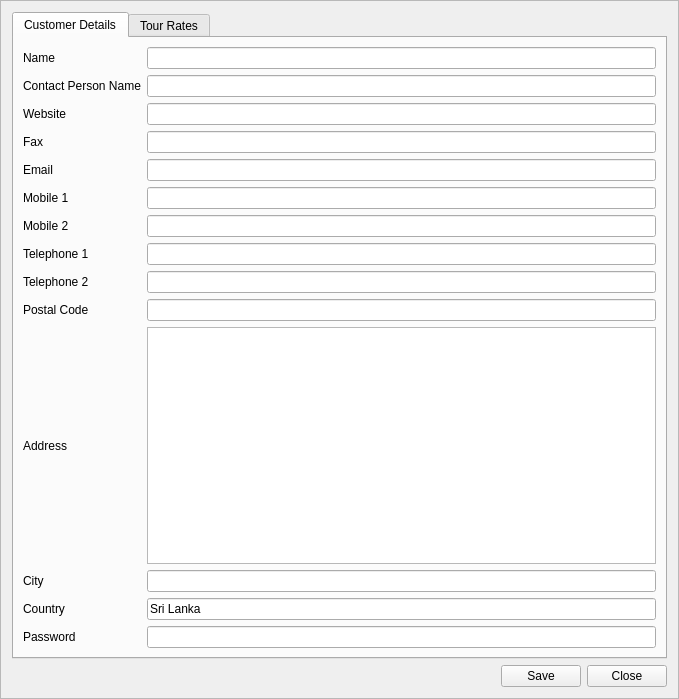
<?xml version="1.0" encoding="UTF-8"?>
<ui version="4.0">
 <class>SaveCustomerFrame</class>
 <widget class="QFrame" name="SaveCustomerFrame">
  <property name="geometry">
   <rect>
    <x>0</x>
    <y>0</y>
    <width>679</width>
    <height>699</height>
   </rect>
  </property>
  <property name="windowTitle">
   <string>Save Customer</string>
  </property>
  <property name="frameShape">
   <enum>QFrame::StyledPanel</enum>
  </property>
  <property name="frameShadow">
   <enum>QFrame::Raised</enum>
  </property>
  <layout class="QVBoxLayout" name="verticalLayout_2">
   <item>
    <widget class="QTabWidget" name="tabWidget">
     <property name="enabled">
      <bool>true</bool>
     </property>
     <property name="currentIndex">
      <number>0</number>
     </property>
     <widget class="QWidget" name="tab">
      <attribute name="title">
       <string>Customer Details</string>
      </attribute>
      <layout class="QVBoxLayout" name="verticalLayout">
       <item>
        <layout class="QGridLayout" name="gridLayout">
         <item row="7" column="0">
          <widget class="QLabel" name="label_8">
           <property name="text">
            <string>Telephone 1</string>
           </property>
          </widget>
         </item>
         <item row="2" column="0">
          <widget class="QLabel" name="label_3">
           <property name="text">
            <string>Website</string>
           </property>
          </widget>
         </item>
         <item row="1" column="0">
          <widget class="QLabel" name="label_2">
           <property name="text">
            <string>Contact Person Name</string>
           </property>
          </widget>
         </item>
         <item row="4" column="0">
          <widget class="QLabel" name="label_5">
           <property name="text">
            <string>Email</string>
           </property>
          </widget>
         </item>
         <item row="8" column="0">
          <widget class="QLabel" name="label_9">
           <property name="text">
            <string>Telephone 2</string>
           </property>
          </widget>
         </item>
         <item row="5" column="0">
          <widget class="QLabel" name="label_6">
           <property name="text">
            <string>Mobile 1</string>
           </property>
          </widget>
         </item>
         <item row="11" column="0">
          <widget class="QLabel" name="label_13">
           <property name="text">
            <string>City</string>
           </property>
          </widget>
         </item>
         <item row="3" column="0">
          <widget class="QLabel" name="label_4">
           <property name="text">
            <string>Fax</string>
           </property>
          </widget>
         </item>
         <item row="12" column="0">
          <widget class="QLabel" name="label_14">
           <property name="text">
            <string>Country</string>
           </property>
          </widget>
         </item>
         <item row="6" column="0">
          <widget class="QLabel" name="label_7">
           <property name="text">
            <string>Mobile 2</string>
           </property>
          </widget>
         </item>
         <item row="9" column="0">
          <widget class="QLabel" name="label_10">
           <property name="text">
            <string>Postal Code</string>
           </property>
          </widget>
         </item>
         <item row="10" column="0">
          <widget class="QLabel" name="label_11">
           <property name="text">
            <string>Address</string>
           </property>
          </widget>
         </item>
         <item row="0" column="1">
          <widget class="QLineEdit" name="txt_name"/>
         </item>
         <item row="0" column="0">
          <widget class="QLabel" name="label">
           <property name="text">
            <string>Name</string>
           </property>
          </widget>
         </item>
         <item row="2" column="1">
          <widget class="QLineEdit" name="txt_website"/>
         </item>
         <item row="1" column="1">
          <widget class="QLineEdit" name="txt_contact_person"/>
         </item>
         <item row="3" column="1">
          <widget class="QLineEdit" name="txt_fax"/>
         </item>
         <item row="4" column="1">
          <widget class="QLineEdit" name="txt_email"/>
         </item>
         <item row="5" column="1">
          <widget class="QLineEdit" name="txt_mobile1"/>
         </item>
         <item row="6" column="1">
          <widget class="QLineEdit" name="txt_mobile2"/>
         </item>
         <item row="7" column="1">
          <widget class="QLineEdit" name="txt_telephone1"/>
         </item>
         <item row="8" column="1">
          <widget class="QLineEdit" name="txt_telephone2"/>
         </item>
         <item row="9" column="1">
          <widget class="QLineEdit" name="txt_postal"/>
         </item>
         <item row="11" column="1">
          <widget class="QLineEdit" name="txt_city"/>
         </item>
         <item row="10" column="1">
          <widget class="QPlainTextEdit" name="ptxt_address"/>
         </item>
         <item row="12" column="1">
          <widget class="QLineEdit" name="txt_country">
           <property name="text">
            <string>Sri Lanka</string>
           </property>
          </widget>
         </item>
         <item row="13" column="0">
          <widget class="QLabel" name="label_12">
           <property name="text">
            <string>Password</string>
           </property>
          </widget>
         </item>
         <item row="13" column="1">
          <widget class="QLineEdit" name="txt_password"/>
         </item>
        </layout>
       </item>
      </layout>
     </widget>
     <widget class="QWidget" name="tab_2">
      <property name="enabled">
       <bool>true</bool>
      </property>
      <attribute name="title">
       <string>Tour Rates</string>
      </attribute>
      <layout class="QVBoxLayout" name="verticalLayout_3">
       <item>
        <layout class="QHBoxLayout" name="horizontalLayout_2">
         <item>
          <widget class="QPushButton" name="btn_add">
           <property name="text">
            <string>Add Rate</string>
           </property>
          </widget>
         </item>
         <item>
          <spacer name="horizontalSpacer_2">
           <property name="orientation">
            <enum>Qt::Horizontal</enum>
           </property>
           <property name="sizeHint" stdset="0">
            <size>
             <width>40</width>
             <height>20</height>
            </size>
           </property>
          </spacer>
         </item>
         <item>
          <widget class="QPushButton" name="btn_delete">
           <property name="enabled">
            <bool>true</bool>
           </property>
           <property name="text">
            <string>Delete Selected Rate</string>
           </property>
          </widget>
         </item>
        </layout>
       </item>
       <item>
        <widget class="QTableView" name="table">
         <property name="editTriggers">
          <set>QAbstractItemView::AnyKeyPressed|QAbstractItemView::DoubleClicked|QAbstractItemView::EditKeyPressed|QAbstractItemView::SelectedClicked</set>
         </property>
         <property name="selectionBehavior">
          <enum>QAbstractItemView::SelectRows</enum>
         </property>
        </widget>
       </item>
      </layout>
     </widget>
    </widget>
   </item>
   <item>
    <layout class="QHBoxLayout" name="horizontalLayout">
     <item>
      <spacer name="horizontalSpacer">
       <property name="orientation">
        <enum>Qt::Horizontal</enum>
       </property>
       <property name="sizeHint" stdset="0">
        <size>
         <width>40</width>
         <height>20</height>
        </size>
       </property>
      </spacer>
     </item>
     <item>
      <widget class="QPushButton" name="btn_save">
       <property name="text">
        <string>Save</string>
       </property>
      </widget>
     </item>
     <item>
      <widget class="QPushButton" name="btn_close">
       <property name="text">
        <string>Close</string>
       </property>
      </widget>
     </item>
    </layout>
   </item>
  </layout>
 </widget>
 <resources/>
 <connections>
  <connection>
   <sender>btn_close</sender>
   <signal>clicked()</signal>
   <receiver>SaveCustomerFrame</receiver>
   <slot>close()</slot>
   <hints>
    <hint type="sourcelabel">
     <x>464</x>
     <y>577</y>
    </hint>
    <hint type="destinationlabel">
     <x>258</x>
     <y>301</y>
    </hint>
   </hints>
  </connection>
 </connections>
</ui>
